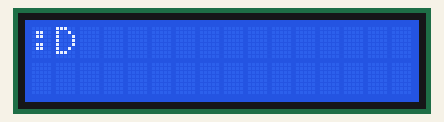
Simulated run of this program. Board: Raspberry Pi Pico running MicroPython. On the bench: 16×2 character LCD. At 1.1 s the program stops and its outputs stay as they are.

Above: at 1.1 s.

The program:

main_test_.py
```python
from machine import I2C, Pin
from pico_i2c_lcd import I2cLcd
from time import sleep

# I2C setup
i2c = I2C(0, sda=Pin(0), scl=Pin(1), freq=400000)

# LCD settings
I2C_ADDR = 0x27
ROWS = 2
COLS = 16

# Create LCD object
lcd = I2cLcd(i2c, I2C_ADDR, ROWS, COLS)

# Wait a moment
sleep(1)

# Clear screen
lcd.clear()

# Display text
lcd.putstr(":D")
```
